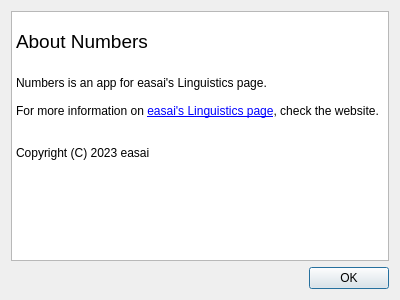
<?xml version="1.0" encoding="UTF-8"?>
<ui version="4.0">
 <class>AboutDialog</class>
 <widget class="QDialog" name="AboutDialog">
  <property name="geometry">
   <rect>
    <x>0</x>
    <y>0</y>
    <width>400</width>
    <height>300</height>
   </rect>
  </property>
  <property name="windowTitle">
   <string>About Numbers</string>
  </property>
  <layout class="QVBoxLayout" name="verticalLayout">
   <item>
    <widget class="QTextBrowser" name="textBrowser">
     <property name="html">
      <string>&lt;!DOCTYPE HTML PUBLIC &quot;-//W3C//DTD HTML 4.0//EN&quot; &quot;http://www.w3.org/TR/REC-html40/strict.dtd&quot;&gt;
&lt;html&gt;&lt;head&gt;&lt;meta name=&quot;qrichtext&quot; content=&quot;1&quot; /&gt;&lt;meta charset=&quot;utf-8&quot; /&gt;&lt;style type=&quot;text/css&quot;&gt;
p, li { white-space: pre-wrap; }
hr { height: 1px; border-width: 0; }
li.unchecked::marker { content: &quot;\2610&quot;; }
li.checked::marker { content: &quot;\2612&quot;; }
&lt;/style&gt;&lt;/head&gt;&lt;body style=&quot; font-family:'Segoe UI'; font-size:9pt; font-weight:400; font-style:normal;&quot;&gt;
&lt;p style=&quot;-qt-paragraph-type:empty; margin-top:0px; margin-bottom:0px; margin-left:0px; margin-right:0px; -qt-block-indent:0; text-indent:0px;&quot;&gt;&lt;br /&gt;&lt;/p&gt;
&lt;p style=&quot; margin-top:0px; margin-bottom:0px; margin-left:0px; margin-right:0px; -qt-block-indent:0; text-indent:0px;&quot;&gt;&lt;span style=&quot; font-size:14pt;&quot;&gt;About Numbers&lt;/span&gt;&lt;/p&gt;
&lt;p style=&quot;-qt-paragraph-type:empty; margin-top:0px; margin-bottom:0px; margin-left:0px; margin-right:0px; -qt-block-indent:0; text-indent:0px; font-size:14pt;&quot;&gt;&lt;br /&gt;&lt;/p&gt;
&lt;p style=&quot; margin-top:0px; margin-bottom:0px; margin-left:0px; margin-right:0px; -qt-block-indent:0; text-indent:0px;&quot;&gt;Numbers is an app for easai's Linguistics page.&lt;/p&gt;
&lt;p style=&quot;-qt-paragraph-type:empty; margin-top:0px; margin-bottom:0px; margin-left:0px; margin-right:0px; -qt-block-indent:0; text-indent:0px;&quot;&gt;&lt;br /&gt;&lt;/p&gt;
&lt;p style=&quot; margin-top:0px; margin-bottom:0px; margin-left:0px; margin-right:0px; -qt-block-indent:0; text-indent:0px;&quot;&gt;For more information on &lt;a href=&quot;https://lang-easai.web.app/&quot;&gt;&lt;span style=&quot; text-decoration: underline; color:#0000ff;&quot;&gt;easai's Linguistics page&lt;/span&gt;&lt;/a&gt;, check the website.&lt;/p&gt;
&lt;p style=&quot;-qt-paragraph-type:empty; margin-top:0px; margin-bottom:0px; margin-left:0px; margin-right:0px; -qt-block-indent:0; text-indent:0px;&quot;&gt;&lt;br /&gt;&lt;/p&gt;
&lt;p style=&quot;-qt-paragraph-type:empty; margin-top:0px; margin-bottom:0px; margin-left:0px; margin-right:0px; -qt-block-indent:0; text-indent:0px;&quot;&gt;&lt;br /&gt;&lt;/p&gt;
&lt;p style=&quot; margin-top:0px; margin-bottom:0px; margin-left:0px; margin-right:0px; -qt-block-indent:0; text-indent:0px;&quot;&gt;Copyright (C) 2023 easai&lt;/p&gt;&lt;/body&gt;&lt;/html&gt;</string>
     </property>
    </widget>
   </item>
   <item>
    <widget class="QDialogButtonBox" name="buttonBox">
     <property name="orientation">
      <enum>Qt::Horizontal</enum>
     </property>
     <property name="standardButtons">
      <set>QDialogButtonBox::Ok</set>
     </property>
    </widget>
   </item>
  </layout>
 </widget>
 <resources/>
 <connections>
  <connection>
   <sender>buttonBox</sender>
   <signal>accepted()</signal>
   <receiver>AboutDialog</receiver>
   <slot>accept()</slot>
   <hints>
    <hint type="sourcelabel">
     <x>248</x>
     <y>254</y>
    </hint>
    <hint type="destinationlabel">
     <x>157</x>
     <y>274</y>
    </hint>
   </hints>
  </connection>
  <connection>
   <sender>buttonBox</sender>
   <signal>rejected()</signal>
   <receiver>AboutDialog</receiver>
   <slot>reject()</slot>
   <hints>
    <hint type="sourcelabel">
     <x>316</x>
     <y>260</y>
    </hint>
    <hint type="destinationlabel">
     <x>286</x>
     <y>274</y>
    </hint>
   </hints>
  </connection>
 </connections>
</ui>
